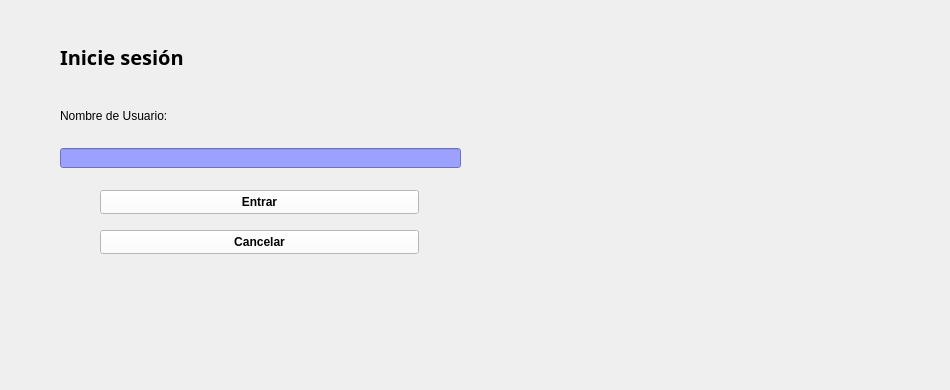
      <widget class="QWidget" name="page_2">
       <widget class="QLabel" name="label_7">
        <property name="geometry">
         <rect>
          <x>60</x>
          <y>30</y>
          <width>401</width>
          <height>53</height>
         </rect>
        </property>
        <property name="font">
         <font>
          <family>Source Code Pro</family>
          <pointsize>15</pointsize>
          <weight>75</weight>
          <bold>true</bold>
         </font>
        </property>
        <property name="text">
         <string>Inicie sesión</string>
        </property>
       </widget>
       <widget class="QPushButton" name="Cancelar_Button">
        <property name="geometry">
         <rect>
          <x>100</x>
          <y>230</y>
          <width>319</width>
          <height>24</height>
         </rect>
        </property>
        <property name="font">
         <font>
          <family>System</family>
          <weight>75</weight>
          <bold>true</bold>
         </font>
        </property>
        <property name="styleSheet">
         <string notr="true">background-color: rgb(255, 255, 255);</string>
        </property>
        <property name="text">
         <string>Cancelar</string>
        </property>
       </widget>
       <widget class="QPushButton" name="Entrar_Button">
        <property name="geometry">
         <rect>
          <x>100</x>
          <y>190</y>
          <width>319</width>
          <height>24</height>
         </rect>
        </property>
        <property name="font">
         <font>
          <family>System</family>
          <weight>75</weight>
          <bold>true</bold>
         </font>
        </property>
        <property name="styleSheet">
         <string notr="true">background-color: rgb(255, 255, 255);</string>
        </property>
        <property name="text">
         <string>Entrar</string>
        </property>
       </widget>
       <widget class="QLabel" name="label_8">
        <property name="geometry">
         <rect>
          <x>60</x>
          <y>89</y>
          <width>319</width>
          <height>53</height>
         </rect>
        </property>
        <property name="text">
         <string>Nombre de Usuario:</string>
        </property>
       </widget>
       <widget class="QLineEdit" name="Username_Text">
        <property name="geometry">
         <rect>
          <x>60</x>
          <y>148</y>
          <width>401</width>
          <height>20</height>
         </rect>
        </property>
        <property name="styleSheet">
         <string notr="true">*{
	
	background-color: rgb(156, 161, 255);
}</string>
        </property>
       </widget>
       <widget class="QLabel" name="label_9">
        <property name="geometry">
         <rect>
          <x>530</x>
          <y>0</y>
          <width>411</width>
          <height>381</height>
         </rect>
        </property>
        <property name="text">
         <string/>
        </property>
        <property name="pixmap">
         <pixmap resource="recursos.qrc">:/img/imagenes/LOGO_KEDNALL.png</pixmap>
        </property>
        <property name="scaledContents">
         <bool>true</bool>
        </property>
        <property name="alignment">
         <set>Qt::AlignRight|Qt::AlignTrailing|Qt::AlignVCenter</set>
        </property>
        <property name="wordWrap">
         <bool>false</bool>
        </property>
        <property name="margin">
         <number>29</number>
        </property>
        <property name="openExternalLinks">
         <bool>false</bool>
        </property>
       </widget>
      </widget>
